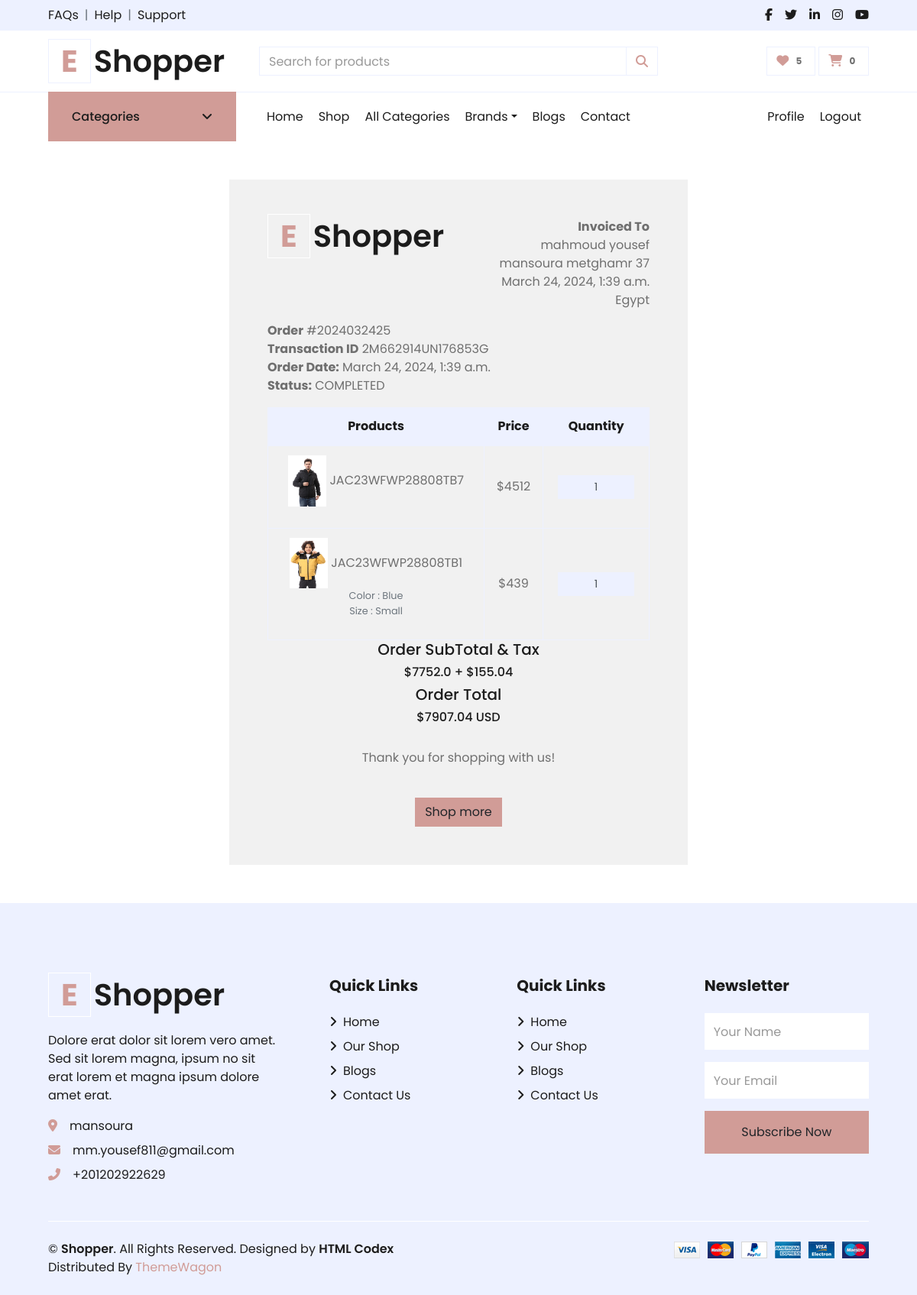
Before: /accounts/order_detail/2024032425/ (signed in) with the older database file.
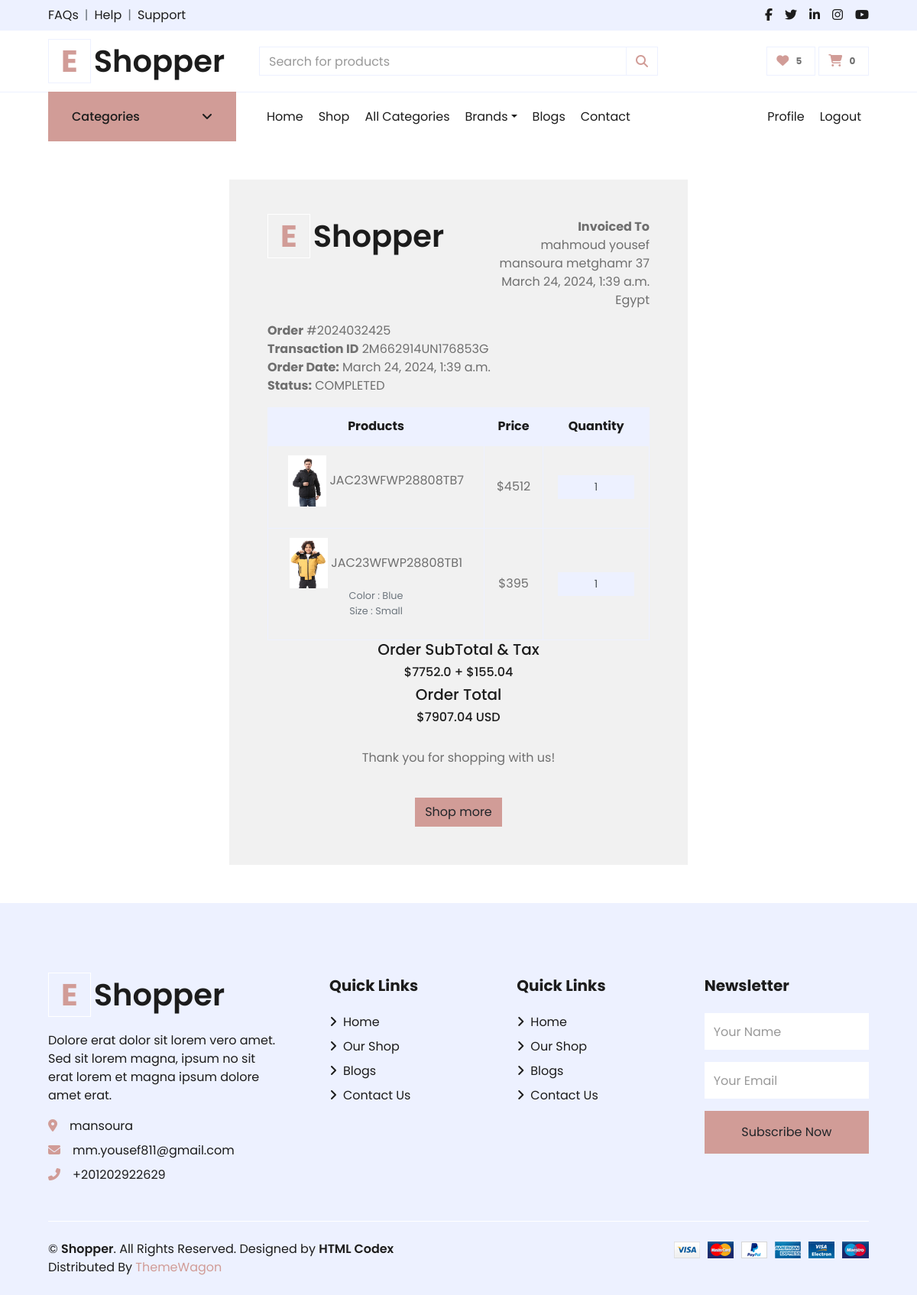
After: the same page with the newer database file.
### orders/models.py (models this page shows)
class OrderProduct(models.Model):
    payment = models.ForeignKey(Payment, on_delete=models.SET_NULL ,blank=True , null=True)
    user = models.ForeignKey(User, on_delete=models.CASCADE)
    order = models.ForeignKey(Order, on_delete=models.CASCADE)
    product = models.ForeignKey("products.Product", on_delete=models.CASCADE)
    variations = models.ManyToManyField("products.Variation",blank=True)
    quantity = models.IntegerField()
    product_price = models.FloatField()
    ordered = models.BooleanField(default=False)
    created_at = models.DateTimeField( auto_now_add=True)
    updated_at = models.DateTimeField(auto_now=True)
    def __str__(self):
        return self.product.name

### products/models.py (models this page shows, shortened)
class Product(models.Model):
    name = models.CharField(unique=True, max_length=50)
    image = models.ImageField(upload_to='product/')
    stock = models.IntegerField(default=1)
    price = models.IntegerField(default=0)
    discount = models.FloatField(default=0)
    description = models.TextField(max_length=10000)
    created_at = models.DateTimeField( default=timezone.now)
    slug = models.SlugField(null=True,blank=True , unique=True)
    views = models.PositiveIntegerField(default=0)
    is_available = models.BooleanField(default=True)
    tags = TaggableManager()
    subcategory = models.ForeignKey("Subcategory",related_name='product_subcategory',null=True,blank=True, on_delete=models.CASCADE)
    PRDBrand = models.ForeignKey('Brand' ,related_name='product_brand', on_delete=models.CASCADE , blank=True, null=True ,verbose_name=_("Brand "))
    like = models.ManyToManyField(User , blank=True,related_name='product_favourite')
    class Meta:
        ordering = ["name"]

### accounts/views.py (the view)
# urls.py: path('order_detail/<int:order_id>/' , views.order_detail , name="order_detail" ),
def order_detail(request,order_id):
    profile=Profile.objects.get(user=request.user)
    orders = Order.objects.get(order_number=order_id)
    order_detail = OrderProduct.objects.filter(order__order_number=order_id)
    subtotal = 0
    for i in order_detail:
        subtotal += i.product_price * i.quantity
    context = {
        'profile':profile,
        'orders':orders,
        'order_detail':order_detail,
        'subtotal':subtotal,
    }
    return render(request,'profile/order_detail.html',context)

### accounts/favourite_context.py (called while the page is built)
def counter(request):
    product_count = 0
    if request.user.is_authenticated:
        if 'admin' in request.path:
            return{}
        else :
            try :
                user_favourites = Product.objects.filter(like=request.user)
                product_count = user_favourites.count()
            except Product.DoesNotExist:
                product_count=0
    return dict(product_count=product_count)

### accounts/models.py (called while the page is built)
    def full_name(self):
        return f'{self.user.first_name} {self.user.last_name}'

### carts/cart_context.py (called while the page is built)
def cart_count(request):
    cart_counter = 0
    if 'admin' in request.path:
        return{}
    else:
        try:
            cart = Cart.objects.filter(cart_id=_cart_id(request))
            if request.user.is_authenticated:
                cart_items = CartItem.objects.all().filter(user=request.user)
            else:
                cart_items = CartItem.objects.all().filter(cart=cart[:1])
            for cart_item in cart_items:
                cart_counter += cart_item.quantity
        except Cart.DoesNotExist :
            cart_counter = 0
    return dict(cart_counter=cart_counter)

### orders/models.py (called while the page is built)
    def full_address(self):
        return f'{self.address_line_1} {self.address_line_2}'

### accounts/templates/profile/order_detail.html (shortened to what the changed rows need)
{% extends 'base.html' %}
{% load static %}
{% block body %}
<div class="container"
    style="margin: 0 auto;width: 50%;padding: 50px;background: #f1f1f1;margin-top: 50px;margin-bottom: 50px;">
    <div class="row invoice row-printable">
        <div class="col-md-12">
            <div class="panel panel-default plain" id="dash_0">
                <div class="panel-body p30">
                    <div class="row">
                        <div class="col-lg-6">
                            <a href="/" class="text-decoration-none">
                                <h1 class="mb-4 display-5 font-weight-semi-bold"><span
                                        class="text-primary font-weight-bold border border-white px-3 mr-1">E</span>{{about_site.site_name}}
                                </h1>
                            </a>
                        </div>
                        <div class="col-lg-12">
                            <div class="invoice-items">
                                <div class="table-responsive" style="overflow: hidden; outline: none;" tabindex="0">
                                    <table class="table table-bordered text-center mb-0">
                                        <thead class="bg-secondary text-dark">
                                            <tr>
                                                <th>Products</th>
                                                <th>Price</th>
                                                <th>Quantity</th>
                                            </tr>
                                        </thead>
                                        <tbody class="align-middle">
                                            {% for cart_item in order_detail %}
                                            <tr>
                                                <td class="align-middle"><img src="{{cart_item.product.image.url}}"
                                                        alt="" style="width: 50px;">
                                                    {{cart_item}}<p class="text-muted small">
                                                        {% if cart_item.variations.all %}
                                                        {% for item in cart_item.variations.all  %}
                                                        {{item.variation_category|capfirst}} :
                                                        {{item.variation_value|capfirst}}<br>
                                                        {% endfor %}
                                                        {% endif %}
                                                    </p>
                                                </td>
                                                <td class="align-middle">${{cart_item.product.price}}</td>
                                                <td class="align-middle">
                                                    <div class="input-group quantity mx-auto" style="width: 100px;">
                                                        <input type="text"
                                                            class="form-control form-control-sm bg-secondary text-center"
                                                            value="{{cart_item.quantity}}">
                                                    </div>
                                                </td>
                                            </tr>
                                            {% endfor %}
                                        </tbody>
                                    </table>
                                </div>
                            </div>
                            <br>
                        </div>
                    </div>
                </div>
            </div>
        </div>
    </div>
</div>
{% endblock %}

Changed rows visible on the page:
changed through a linked row, OrderProduct "JAC23WFWP28808TB1": product.price "439" → "395"
